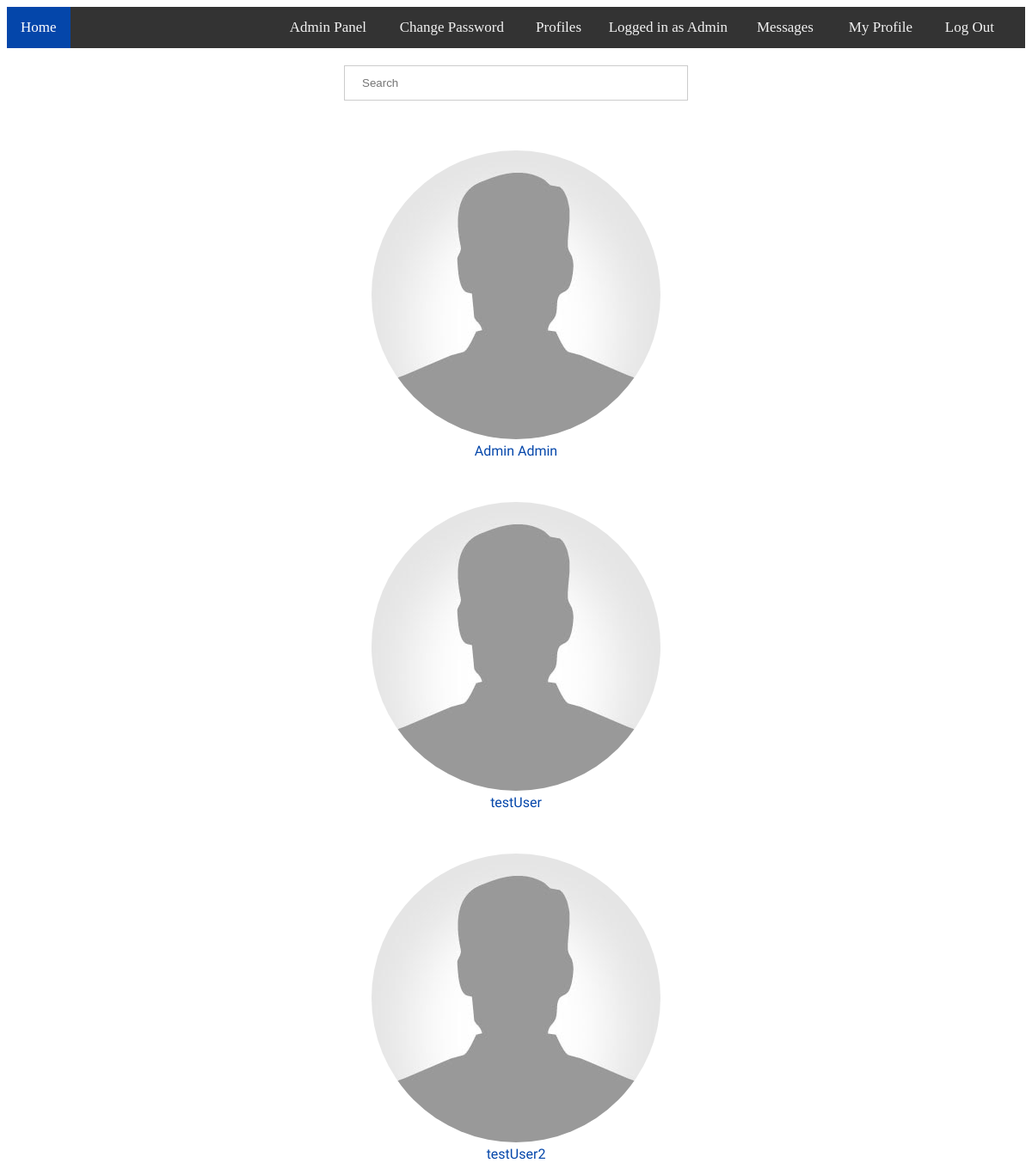
Page /profiles/ (signed in) on the committed database.
### faces_app/models.py (models this page shows)
class Profile(models.Model):
    owner = models.OneToOneField(User, on_delete=models.CASCADE, null=True)
    first_name = models.CharField(max_length=200, null=True)
    last_name = models.CharField(max_length=200, null=True)
    email = models.EmailField(max_length=200, null=True)
    profile_image = models.ImageField(default="default.jpg")
    created = models.DateTimeField(auto_now_add=True)
    id = models.UUIDField(primary_key=True, unique=True, editable=False, default=uuid.uuid4)
    def __str__(self):
        return self.first_name

### faces_app/views.py (the view)
# urls.py: path('profiles/', views.Profiles.as_view(), name='profiles'),
class Profiles(LoginRequiredMixin, TemplateView):
    def get(self, request, *args, **kwargs):
        profiles = Profile.objects.all()
        if request.GET.get('search'):
            search_query = request.GET.get('search')
            profiles = Profile.objects.distinct().filter(Q(first_name__icontains=search_query) | Q(last_name__icontains=search_query))
        context = {'profiles':profiles}
        return render(request, 'profiles.html', context)

### faces_app/templates/profiles.html
{% extends 'main.html' %}
{% block content %}
<div class="profiless">
    <div>
        <form action="" method="GET">
            <input  type="search" name="search" placeholder="Search">
        </form>
    </div>
    {% for profile in profiles %}
    <div>
    <a href="{% url 'profile' profile.id %}">
        <div><img  src="{{ profile.profile_image.url }}" ></div>
        <div>
            {{ profile.first_name }}
            {% if profile.last_name != None %}
            {{ profile.last_name }}
            {% endif %}
        </div>
    </a>
    </div>
    {% endfor %}
</div>
{% endblock content %}

### templates/main.html
<!DOCTYPE html>
<html lang="en">
<head>
    <link rel="stylesheet" href="../static/styles/main.css">
</head>
<body>
    {% include 'navbar.html' %}
    {% block content %}
    {% endblock content %}
</body>
</html>

### templates/navbar.html
<div class="topnav">
    <a class="active" href="{% url 'main_page' %}">Home</a>
    {% if user.is_authenticated %}
    {% if user.is_superuser %}
    <a class="admin_panel" href="/admin">Admin Panel</a>
    {% endif %}
    <a class="change_password" href="{% url 'change_password' request.user.id %}?next=/profile/{{profile.id}}">Change Password</a>
    <a class="loggedas" href="">Logged in as {{request.user.profile}}</a>
    <a class="profiles" href="{% url 'profiles' %}">Profiles</a>
    <a class="messages" href="{% url 'messages' %}">Messages</a>
    <a class="profile" href="{% url 'profile' request.user.profile.id %}">My Profile</a>
    <a class="logout" href="{% url 'logout' %}">Log Out</a>
    {% endif %}
  </div>

### static/styles/main.css (style rules this page uses)
.topnav { background-color: #333; overflow: hidden; position: relative; z-index: 1; margin: 0; }
.topnav a { float: left; color: #f2f2f2; text-align: center; padding: 14px 16px; text-decoration: none; font-size: 17px; }
.topnav a.active { background-color: #0446aa; color: white; }
.topnav a.change_password { right: 590px; position: absolute; }
.topnav a.profiles { right: 500px; position: absolute; }
.topnav a.admin_panel { right: 750px; position: absolute; }
.topnav a.loggedas { right: 330px; position: absolute; }
.topnav a.messages { right: 230px; position: absolute; }
.topnav a.logout { right:20px; position: absolute; }
.topnav a.profile { right:115px; position: absolute; }
.profiless { width: 500px; margin-left: auto; margin-right: auto; }
.profiless img { border-radius: 50%; margin-top: 50px; }
.profiless a { text-decoration: none; color: #0446aa; text-align: center; font-family: 'Yuji Syuku', serif; }
input[type=search] { width: 80%; padding: 12px 20px; margin: 8px 0; display: inline-block; border: 1px solid #ccc; box-sizing: border-box; display: block; margin-left: auto; margin-right: auto; margin-top: 20px; }

### rows in the picture
Profile: profile_image (placeholder picture), first_name "Admin", last_name "Admin"
Profile: profile_image (placeholder picture), first_name "testUser"
Profile: profile_image (placeholder picture), first_name "testUser2"

### other values in the picture
{{ request.user.profile }} "Admin"
